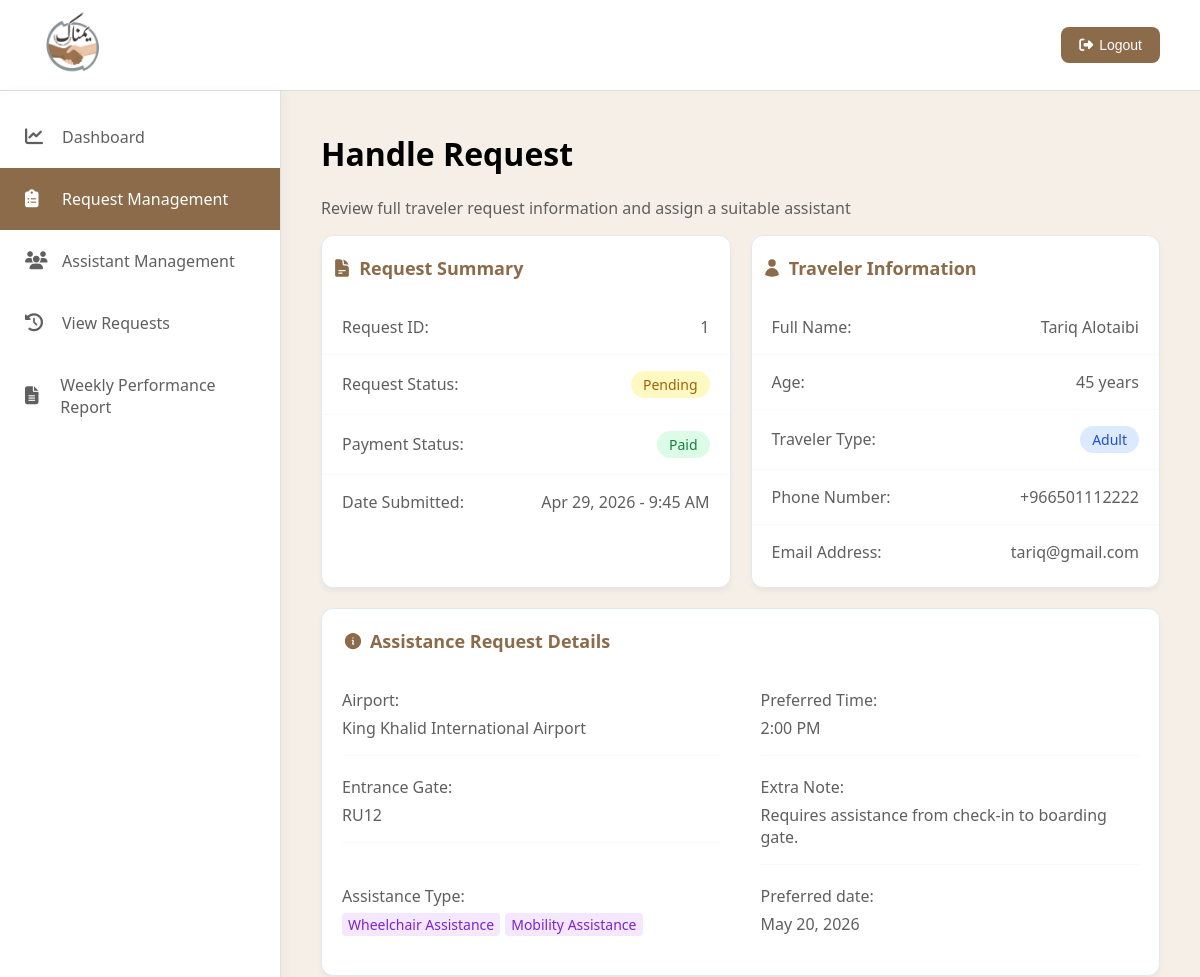
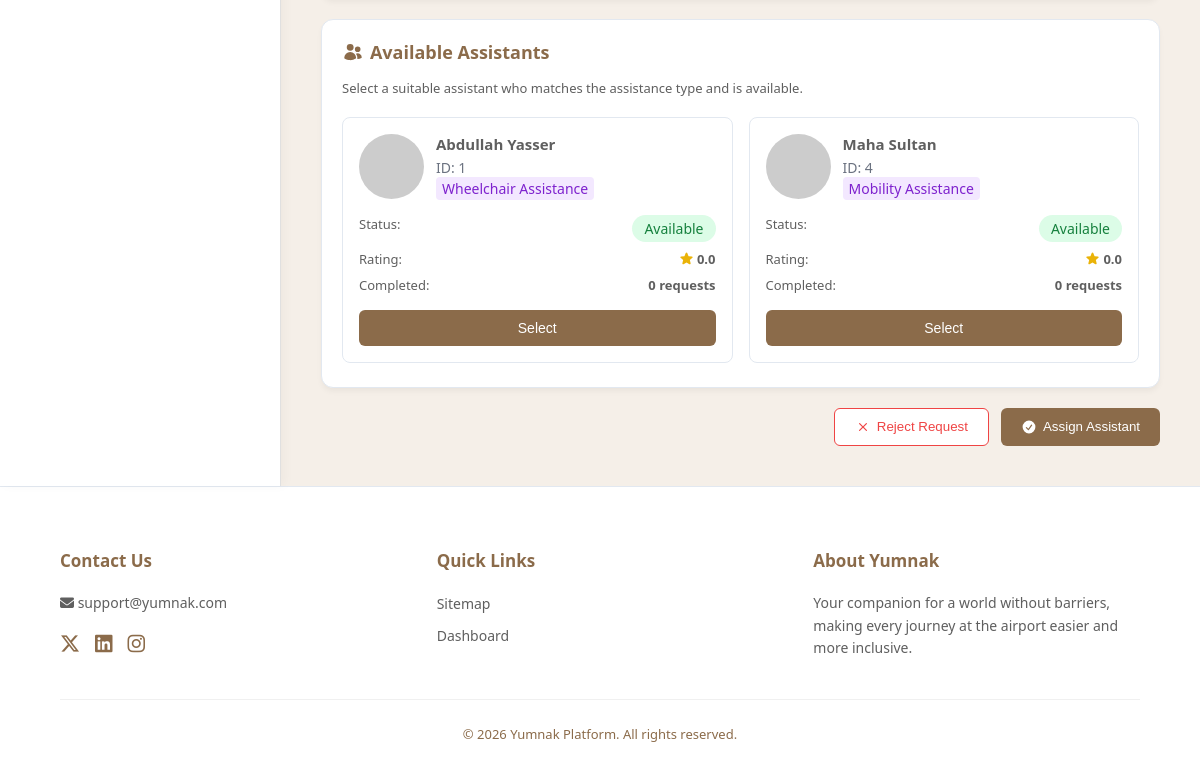
The page /handeling.php?id=1 on the database its author committed (2 pictures, top to bottom).
### tables this page shows
CREATE TABLE ASSISTANCE_REQUEST (
    RequestID INT(11) AUTO_INCREMENT PRIMARY KEY,
    PreferredTime DATETIME NOT NULL,
    Date DATETIME DEFAULT CURRENT_TIMESTAMP,
    ExtraNote VARCHAR(255),
    Status ENUM('Pending', 'Accepted', 'Rejected', 'Cancelled', 'Completed') DEFAULT 'Pending', 
    IsPaid BOOLEAN DEFAULT FALSE,
    TravelerID INT NOT NULL,
    AdminID INT,
    AssistantID INT,
    GateID VARCHAR(50) NOT NULL,
    FOREIGN KEY (TravelerID) REFERENCES TRAVELER(UserID) ON DELETE CASCADE,
    FOREIGN KEY (AdminID) REFERENCES ADMIN(AdminID) ON DELETE SET NULL,
    FOREIGN KEY (AssistantID) REFERENCES ASSISTANT(AssistantID) ON DELETE SET NULL,
    FOREIGN KEY (GateID) REFERENCES GATE(GateID) ON DELETE RESTRICT
);

CREATE TABLE TRAVELER (
    UserID INT(11) AUTO_INCREMENT PRIMARY KEY,
    UserName VARCHAR(100) UNIQUE NOT NULL,
    Email VARCHAR(150) UNIQUE NOT NULL,
    Phone VARCHAR(20) NOT NULL,
    Password VARCHAR(255) NOT NULL,
    DOB DATE
);

CREATE TABLE AIRPORT (
    AirportID INT(11) AUTO_INCREMENT PRIMARY KEY,
    AirportName VARCHAR(150) NOT NULL,
    City VARCHAR(100) NOT NULL,
    ImagePath VARCHAR(255) NOT NULL
);

CREATE TABLE GATE (
    GateID VARCHAR(50) PRIMARY KEY,
    AirportID INT,
    FOREIGN KEY (AirportID) REFERENCES AIRPORT(AirportID) ON DELETE CASCADE
);

CREATE TABLE ASSISTANT (
    AssistantID INT(11) AUTO_INCREMENT PRIMARY KEY,
    Name VARCHAR(100) NOT NULL,
    Phone VARCHAR(20) NOT NULL,
    Email VARCHAR(100) UNIQUE NOT NULL,
    Specialization ENUM(
        'Wheelchair Assistance', 
        'Mobility Assistance', 
        'Visual Impairment Assistance', 
        'Hearing Impairment Assistance', 
        'Cognitive Assistance'
    ) NOT NULL,
    AdminID INT,
    FOREIGN KEY (AdminID) REFERENCES ADMIN(AdminID) ON DELETE SET NULL
);

### handeling.php (the view, shortened to what this page needs)
<?php
require 'db_connection.php';
$requestID = intval($_GET['id']);
$reqQuery = "SELECT ar.RequestID, ar.Status, ar.IsPaid, ar.Date AS SubmitDate, ar.PreferredTime, ar.ExtraNote,
                    t.UserName, t.DOB, t.Phone, t.Email,
                    g.GateID, a.AirportName,
                    GROUP_CONCAT(at.AssistanceName SEPARATOR ',') AS AssistanceTypes
             FROM ASSISTANCE_REQUEST ar
             JOIN TRAVELER t ON ar.TravelerID = t.UserID
             JOIN GATE g ON ar.GateID = g.GateID
             JOIN AIRPORT a ON g.AirportID = a.AirportID
             JOIN REQUEST_TYPE rt ON ar.RequestID = rt.RequestID
             JOIN ASSISTANCE_TYPE at ON rt.AssistanceTypeID = at.AssistanceTypeID
             WHERE ar.RequestID = $requestID
             GROUP BY ar.RequestID";
$reqResult = mysqli_query($conn, $reqQuery);
$request = mysqli_fetch_assoc($reqResult);
$dob = new DateTime($request['DOB']);
$now = new DateTime();
$age = $now->diff($dob)->y;
$submitDate = date('M j, Y - g:i A', strtotime($request['SubmitDate']));
$prefDate = date('F j, Y', strtotime($request['PreferredTime']));
$prefTime = date('g:i A', strtotime($request['PreferredTime']));
$requestedTypes = explode(',', $request['AssistanceTypes']);
$searchConditions = [];
foreach ($requestedTypes as $type) {
    $cleanType = trim($type);
    $firstWord = explode(' ', $cleanType)[0];
    $safeWord = mysqli_real_escape_string($conn, $firstWord);
    $searchConditions[] = "a.Specialization LIKE '%$safeWord%'";
}
$specializationFilter = implode(' OR ', $searchConditions);
$astQuery = "SELECT a.AssistantID, a.Name, a.Specialization,
                (SELECT COUNT(*) FROM ASSISTANCE_REQUEST ar2
                 WHERE ar2.AssistantID = a.AssistantID AND ar2.Status = 'Completed') AS CompletedCount,
                (SELECT ROUND(AVG(r.Stars), 1) FROM REVIEW r
                 JOIN ASSISTANCE_REQUEST ar3 ON r.RequestID = ar3.RequestID
                 WHERE ar3.AssistantID = a.AssistantID) AS AvgRating
             FROM ASSISTANT a
             WHERE ($specializationFilter)
             ORDER BY AvgRating DESC";
$astResult = mysqli_query($conn, $astQuery);
?>
<!DOCTYPE html>
<html lang="en" dir="ltr">
<head>
    <link rel="stylesheet" href="https://cdnjs.cloudflare.com/ajax/libs/font-awesome/6.5.1/css/all.min.css">
    <link rel="stylesheet" href="styleF.css">
</head>
<body>
    <header>
        <div class="logo">
            <img src="Image/Yumnak-Logo.png" alt="Yumnak Logo">
        </div>
        <div class="logout">
            <button onclick="window.location.href='LogIn.php'">
                <i class="fas fa-sign-out-alt"></i>
                Logout
            </button>
        </div>
    </header>
    <div class="container">
        <aside class="sidebar">
            <a href="Admin-Dashboard.php" class="sidebar-item">
                <i class="fa-solid fa-chart-line"></i> Dashboard
            </a>
            <a href="request-management.php" class="sidebar-item active">
                <i class="fa-solid fa-clipboard-list"></i> Request Management
            </a>
            <a href="Assistant_Management.php" class="sidebar-item">
                <i class="fa-solid fa-users"></i> Assistant Management
            </a>
            <a href="view-requests.php" class="sidebar-item">
                <i class="fa-solid fa-clock-rotate-left"></i> View Requests
            </a>
            <a href="Weekly_Performance.php" class="sidebar-item">
                <i class="fa-solid fa-file-lines"></i> Weekly Performance Report
            </a>
        </aside>
        <main class="main-content">
            <div class="headline">
                <h1>Handle Request</h1>
                <p>Review full traveler request information and assign a suitable assistant</p>
            </div>
            <div class="cards-row">
                <div class="small-table-container">
                    <div class="small-table-header-title">
                        Request Summary
                    </div>
                    <table class="detail-table">
                        <tbody>
                            <tr>
                                <th>Request ID:</th>
                                <td><?php echo htmlspecialchars($request['RequestID']); ?></td>
                            </tr>
                            <tr>
                                <th>Request Status:</th>
                                <td><span
                                        class="status <?php echo strtolower($request['Status']); ?>"><?php echo htmlspecialchars($request['Status']); ?></span>
                                </td>
                            </tr>
                            <tr>
                                <th>Payment Status:</th>
                                <?php if ($request['IsPaid']): ?>
                                    <td><span class="status paid">Paid</span></td>
                                <?php else: ?>
                                    <td><span class="status pending">Unpaid</span></td>
                                <?php endif; ?>
                            </tr>
                            <tr>
                                <th>Date Submitted:</th>
                                <td><?php echo $submitDate; ?></td>
                            </tr>
                        </tbody>
                    </table>
                </div>
                <div class="small-table-container">
                    <div class="small-table-header-title">
                        Traveler Information
                    </div>
                    <table class="detail-table">
                        <tbody>
                            <tr>
                                <th>Full Name:</th>
                                <td><?php echo htmlspecialchars($request['UserName']); ?></td>
                            </tr>
                            <tr>
                                <th>Age:</th>
                                <td><?php echo $age; ?> years</td>
                            </tr>
                            <tr>
                                <th>Traveler Type:</th>
                                <td><span
                                        class="status <?php echo ($age >= 18) ? 'adult' : 'pending'; ?>"><?php echo ($age >= 18) ? 'Adult' : 'Minor'; ?></span>
                                </td>
                            </tr>
                            <tr>
                                <th>Phone Number:</th>
                                <td><?php echo htmlspecialchars($request['Phone']); ?></td>
                            </tr>
                            <tr>
                                <th>Email Address:</th>
                                <td><?php echo htmlspecialchars($request['Email']); ?></td>
                            </tr>
                        </tbody>
                    </table>
                </div>
            </div>
            <div class="table-container full-width-card">
                <div class="small-table-header-title">
                    Assistance Request Details
                </div>
                <dl class="details-grid">
                    <div class="detail-block">
                        <dt>Airport:</dt>
                        <dd><?php echo htmlspecialchars($request['AirportName']); ?></dd>
                    </div>
                    <div class="detail-block">
                        <dt>Preferred Time:</dt>
                        <dd><?php echo $prefTime; ?></dd>
                    </div>
                    <div class="detail-block">
                        <dt>Entrance Gate:</dt>
                        <dd><?php echo htmlspecialchars($request['GateID']); ?></dd>
                    </div>
                    <div class="detail-block">
                        <dt>Extra Note:</dt>
                        <dd><?php echo htmlspecialchars($request['ExtraNote']); ?></dd>
                    </div>
                    <div class="detail-block border-none">
                        <dt>Assistance Type:</dt>
                        <dd>
                            <?php
                            $types = explode(',', $request['AssistanceTypes']);
                            foreach ($types as $type) {
                                echo '<span class="badge purple" style="margin-right: 5px;">' . htmlspecialchars(trim($type)) . '</span>';
                            }
                            ?>
                        </dd>
                    </div>
                    <div class="detail-block border-none">
                        <dt>Preferred date:</dt>
                        <dd><?php echo $prefDate; ?></dd>
                    </div>
                </dl>
            </div>
            <form method="POST" action="handeling.php?id=<?php echo $requestID; ?>">
                <div class="table-container full-width-card">
                    <div class="small-table-header-title">
                        Available Assistants
                    </div>
                    <p class="assistants-subtitle">Select a suitable assistant who matches the assistance type and is available.</p>
                    <div class="assistant-cards-wrapper">
                        <?php while ($ast = mysqli_fetch_assoc($astResult)):
                            $rating = $ast['AvgRating'] ? $ast['AvgRating'] : '0.0';
                        ?>
                            <div class="assistant-card" id="card-<?php echo $ast['AssistantID']; ?>">
                                <div class="assistant-header">
                                    <img src="https://ui-avatars.com/api/?name=<?php echo urlencode($ast['Name']); ?>&background=random" alt="<?php echo htmlspecialchars($ast['Name']); ?>'s image">
                                    <div class="assistant-info">
                                        <h4><?php echo htmlspecialchars($ast['Name']); ?></h4>
                                        <span class="ast-id">ID: <?php echo htmlspecialchars($ast['AssistantID']); ?></span>
                                        <span
                                            class="badge purple"><?php echo htmlspecialchars($ast['Specialization']); ?></span>
                                    </div>
                                </div>
                                <div class="card-stats">
                                    <div class="stat-row"><span>Status:</span> <span class="status paid">Available</span>
                                    </div>
                                    <div class="stat-row"><span>Rating:</span> <span class="val">
                                            <?php echo $rating; ?>
                                        </span>
                                    </div>
                                    <div class="stat-row"><span>Completed:</span> <span
                                            class="val"><?php echo $ast['CompletedCount']; ?> requests</span></div>
                                </div>
                                <button type="button" class="btn-select" onclick="selectAssistant(<?php echo $ast['AssistantID']; ?>, this)">Select</button>
                            </div>
                        <?php endwhile; ?>
                    </div>
                </div>
                <div class="action-row">
                    <button type="submit" name="action" value="reject" class="btn-reject" onclick="return confirm('Are you sure you want to reject this request?');">
                        <svg xmlns="http://www.w3.org/2000/svg" viewBox="0 0 20 20" fill="currentColor"
                            style="height: 16px;">
                            <path
                                d="M6.28 5.22a.75.75 0 0 0-1.06 1.06L8.94 10l-3.72 3.72a.75.75 0 1 0 1.06 1.06L10 11.06l3.72 3.72a.75.75 0 1 0 1.06-1.06L11.06 10l3.72-3.72a.75.75 0 0 0-1.06-1.06L10 8.94 6.28 5.22Z" />
                        </svg>
                        Reject Request
                    </button>
                    <button type="submit" name="action" value="assign" class="btn-assign" onclick="return validateAssignment();">
                        <svg xmlns="http://www.w3.org/2000/svg" viewBox="0 0 20 20" fill="currentColor"
                            style="height: 16px;">
                            <path fill-rule="evenodd"
                                d="M10 18a8 8 0 1 0 0-16 8 8 0 0 0 0 16Zm3.857-9.809a.75.75 0 0 0-1.214-.882l-3.483 4.79-1.88-1.88a.75.75 0 1 0-1.06 1.061l2.5 2.5a.75.75 0 0 0 1.137-.089l4-5.5Z"
                                clip-rule="evenodd" />
                        </svg>
                        Assign Assistant
                    </button>
                </div>
        </main>
    </div>
    <footer class="footer">
        <div class="footer-content">
            <div class="footer-section">
                <h4>Contact Us</h4>
                <p><i class="fas fa-envelope"></i> support@yumnak.com</p>
                <div class="social-icons">
                    <a href="#"><i class="fa-brands fa-x-twitter"></i></a>
                    <a href="#"><i class="fab fa-linkedin"></i></a>
                    <a href="#"><i class="fab fa-instagram"></i></a>
                </div>
            </div>
            <div class="footer-section">
                <h4>Quick Links</h4>
                <ul class="footer-links">
                    <li><a href="#">Sitemap</a></li>
                    <li><a href="Admin-Dashboard.php">Dashboard</a></li>
                </ul>
            </div>
            <div class="footer-section about-yumnak">
                <h4>About Yumnak</h4>
                <p>Your companion for a world without barriers, making every journey at the airport easier and more
                    inclusive.</p>
            </div>
        </div>
        <div class="footer-bottom">
            &copy; 2026 Yumnak Platform. All rights reserved.
        </div>
    </footer>
</body>
</html>

### rows shown on the page
assistance_request: RequestID "1", Status "Pending", Date "Apr 29, 2026 - 9:45 AM", TravelerID.UserName "Tariq Alotaibi", TravelerID.Phone "+966501112222", TravelerID.Email "tariq@gmail.com", airport.AirportName "King Khalid International Airport", PreferredTime "2:00 PM", GateID.GateID "RU12", ExtraNote "Requires assistance from check-in to boarding gate.", PreferredTime "May 20, 2026"
assistant: Name "Abdullah Yasser", AssistantID "1", Specialization "Wheelchair Assistance", rating "0.0", CompletedCount "0"
assistant: Name "Maha Sultan", AssistantID "4", Specialization "Mobility Assistance", rating "0.0", CompletedCount "0"

### other values the page prints
$type "Wheelchair Assistance"
$type "Mobility Assistance"
